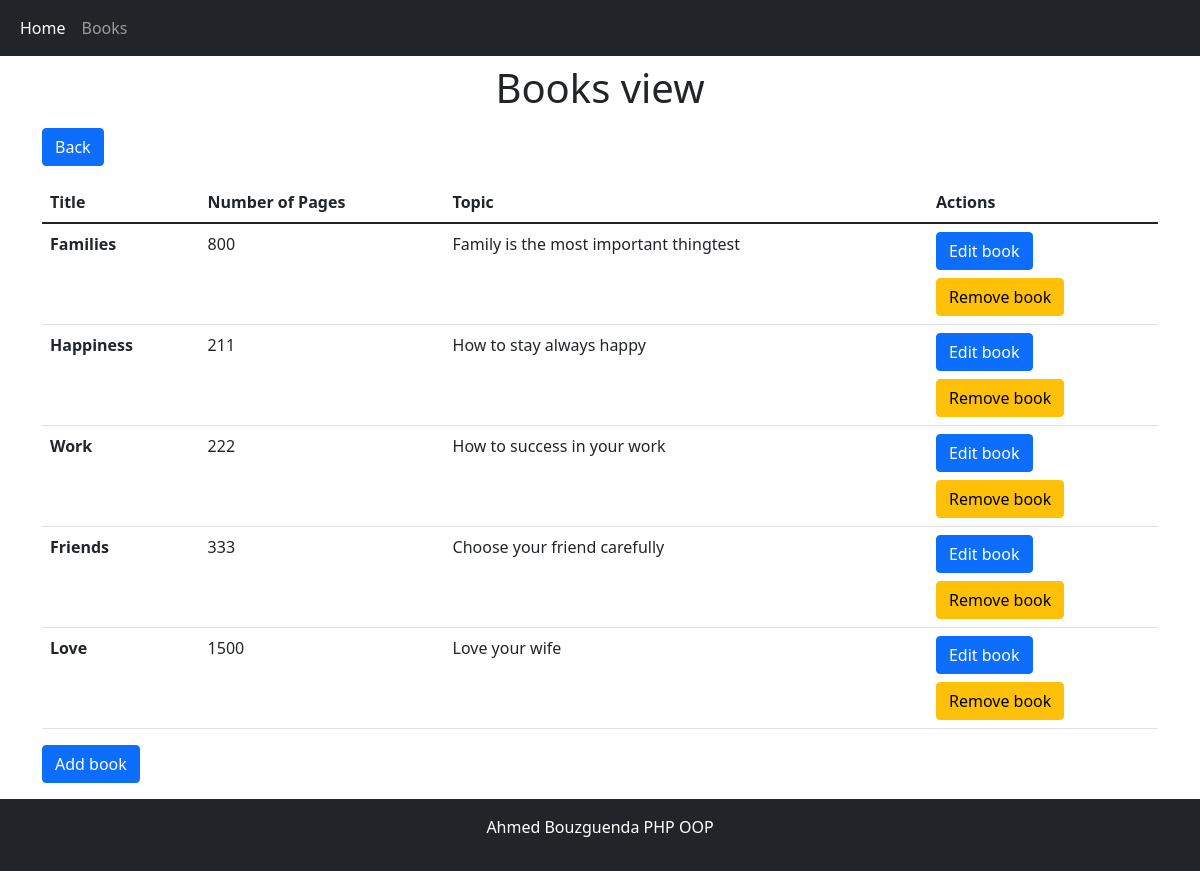
/books, run on the app's committed database.
### tables this page shows
CREATE TABLE `book` (
  `id` int(11) NOT NULL,
  `title` varchar(255) NOT NULL,
  `number_pages` int(5) NOT NULL,
  `topic` varchar(255) NOT NULL
);

### controllers/Book.php (called while the page is built, shortened)
<?php
require_once 'Controller.php';
require_once 'model/BookManager.php';
class Book extends Controller {
    private $bookManager;
    public function __construct() {
      $this->bookManager = new BookManager;
    }
    public function showBooks() {
      $books = $this->bookManager->getBooks();
      $this->view('books.view', $books);
    }
}

### model/Database.php (called while the page is built, shortened)
<?php
class Database {
  private static $con;
  public static function setConnection() {
    self::$con = new PDO("mysql:host=localhost;dbname=library", "root", "");
    self::$con->setAttribute(PDO::ATTR_ERRMODE, PDO::ERRMODE_EXCEPTION);
  }
  protected function getConnection() {
    return self::$con;
  }
}

### model/BookManager.php (called while the page is built, shortened)
<?php
require_once 'Database.php';
class BookManager extends Database {
  public function getBooks() {
   $sql = 'SELECT * FROM book';
   $query = $this->getConnection()->prepare($sql);
   $query->execute();
   return $query->fetchAll(PDO::FETCH_ASSOC);
  }
 }

### view/books.view.php (the view, shortened to what this page needs)
<div class="container">
  <a class="btn btn-primary mb-3" href="<?= URL ?>home">Back</a>
  <table class="table">
    <thead>
      <tr>
        <th scope="col">Title</th>
        <th scope="col">Number of Pages</th>
        <th scope="col">Topic</th>
        <th scope="col">Actions</th>
      </tr>
    </thead>
    <tbody>
    <?php foreach($data as $book): ?>
      <tr>
        <th scope="row"><?= $book['title'] ?></th>
        <td><?= $book['number_pages'] ?></td>
        <td> <?= $book['topic'] ?></td>
        <td>
          <a href="<?= URL ?>books/edit/<?= $book['id'] ?>" class="btn btn-primary mb-2">Edit book</a>
          <form method="POST" action="<?= URL ?>books/remove" onSubmit="return confirm('Do you want really to delete this book?')">
            <input type="submit" value="Remove book" class="btn btn-warning">
          </form>
        </td>
      </tr>
    <?php endforeach; ?>
    </tbody>
  </table>
  <a href="<?= URL ?>books/add" class="btn btn-primary mb-3">Add book</a>
</div>
<?php
$content = ob_get_clean();
$title = 'Books view';
require 'view/template.php';
?>

### index.php (shortened to what this page needs)
<?php
require 'controllers/Book.php';
$book = new Book;
if(empty($_GET['page'])) {
  $book->view('home.view');
} else {
  $url = explode('/',filter_var($_GET['page']), FILTER_SANITIZE_URL);
  switch ($url[0]) {
    case 'books':
    if(empty($url[1])) {
      $book->showBooks();
    }
    break;
  }
}

### controllers/Controller.php
<?php
class Controller {
  public function view($view, $data=[]) {
    if(file_exists('./view/' . $view . '.php')) {
      require './view/'. $view . '.php';
    } else {
      die('file doesn\'t exist');
    }
  }
}

### view/template.php (shortened to what this page needs)
<!doctype html>
<html lang="en">
  <head>
    <link href="https://cdn.jsdelivr.net/npm/bootstrap@5.1.1/dist/css/bootstrap.min.css" rel="stylesheet">
    <link rel="stylesheet" href="<?= URL ?>public/css/style.css">
  </head>
  <body>
    <header>
      <nav class="navbar navbar-expand navbar-dark bg-dark">
        <div class="container-fluid">
          <div class="collapse navbar-collapse" id="navbarCollapse">
            <ul class="navbar-nav me-auto mb-2 mb-md-0">
              <li class="nav-item">
                <a class="nav-link active" aria-current="page" href="<?php echo URL; ?>home">Home</a>
              </li>
              <li class="nav-item">
                <a class="nav-link" href="<?php echo URL; ?>books">Books</a>
              </li>
            </ul>
          </div>
        </div>
      </nav>
    </header>
    <main>
      <h1 class="text-center pt-2 pb-2"><?= $title ?></h1>
      <div><?= $content ?></div>
    </main>
    <footer class="p-3 bg-dark text-white text-center">
      <p>Ahmed Bouzguenda PHP OOP</p>
    </footer>
  </body>
</html>

### public/css/style.css (style rules this page uses)
main { min-height: 90vh; }

### data on the page
book: title "Families", number_pages "800", topic "Family is the most important thingtest"
book: title "Happiness", number_pages "211", topic "How to stay always happy"
book: title "Work", number_pages "222", topic "How to success in your work"
book: title "Friends", number_pages "333", topic "Choose your friend carefully"
book: title "Love", number_pages "1500", topic "Love your wife"

### other printed values
$title "Books view"
